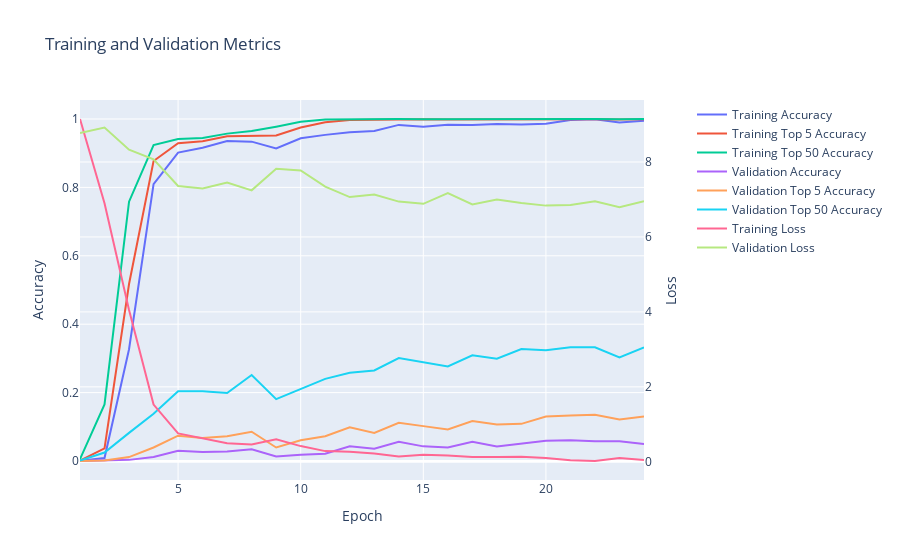

Here is the notebook cell this chart was saved with:
### Code cell
arcface_cross_entropy_model.display_training_history()
